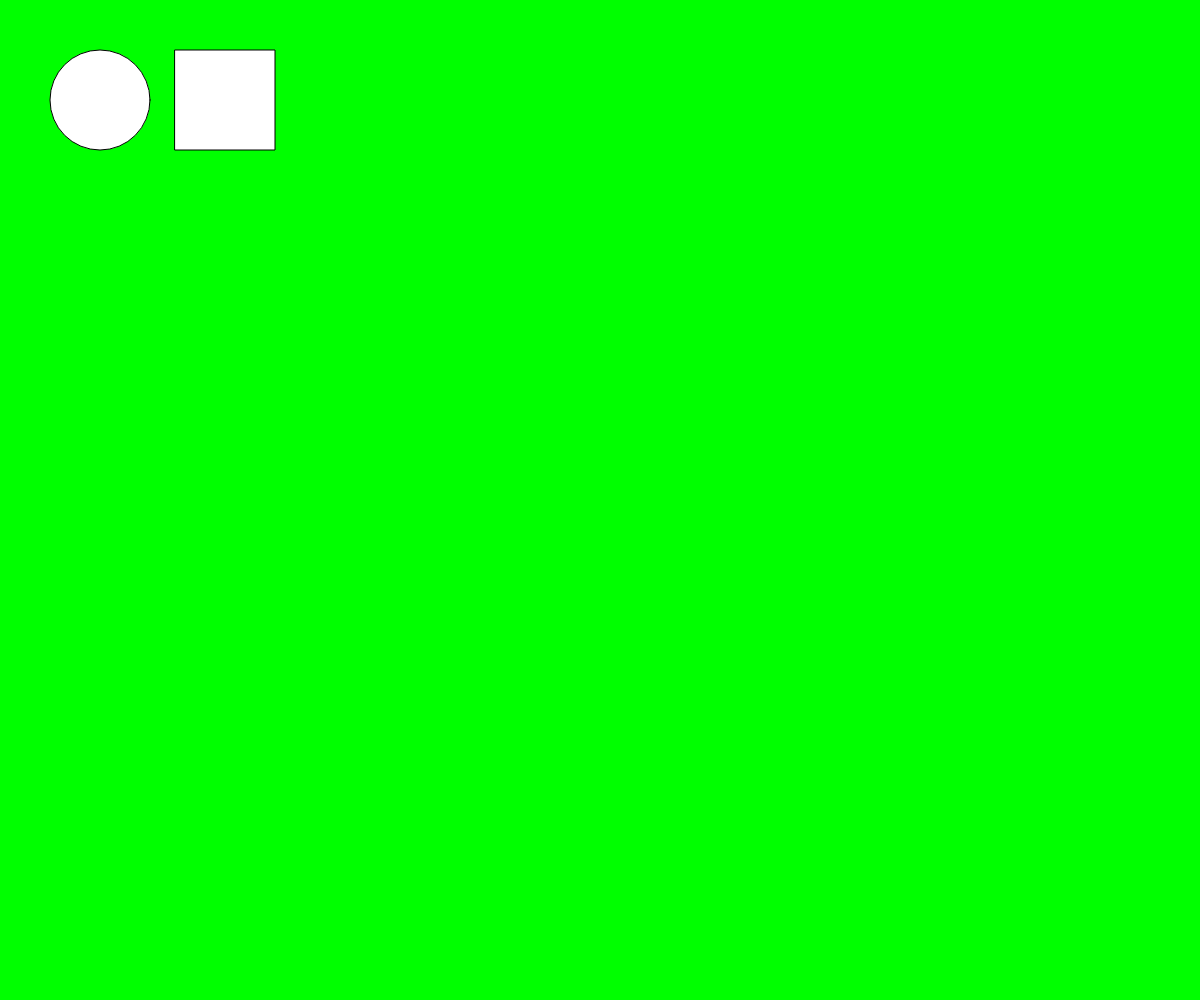
Frame 1 (no input)
Frame 60 (no input): identical to frame 1, image omitted
Frame 120 (the mouse pressed at the canvas centre since frame 60): identical to frame 1, image omitted

The p5.js sketch that drew this single still picture (run headless with seeded random() and noise() and a simulated clock; from frame 60 on, the mouse is pressed at the canvas centre):

// p5.js sketch
// ── sketch.js
function setup() {
  createCanvas(windowWidth, windowHeight);
  colorMode(HSB);
  angleMode(DEGREES);
}

function draw() {
  background(120,100,100); //lime green background

  circle(100,100,100);
  square(175,50,100);

}
